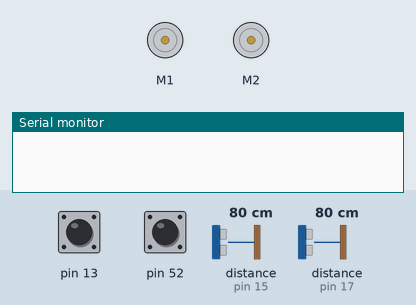
Bench run of a sketch on a simulated Arduino Mega 2560, built with avr-gcc and run on an emulated ATmega2560. On the bench: 2 × DC motor (green arrow = forward, orange = backward, longer = faster), the last lines printed to the serial monitor. The inputs (shaded band) are chosen by the test bench; at power-on: pin 13 HIGH, pin 52 HIGH, distance to the obstacle (sensors on pin 15, pin 17) 80 cm. The echo pulse lasts 58.3 µs per cm. At 2.5 s the program stops and its outputs stay as they are.

Above: at 0.8 s.
0.9 s: pin 13 pulled LOW for 0.15 s
At 1.4 s:
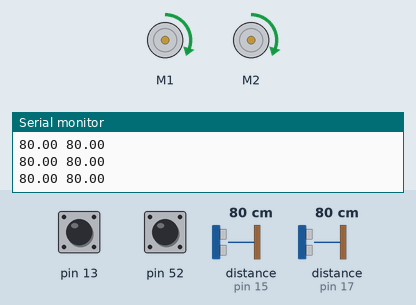
Timing chart, 0 to 4.0 s (numbered marks = the images above; inputs shaded):
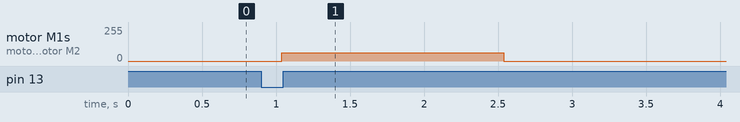

Measured:
- after the input at 0.9 s, motor M1, motor M2: stopped → forward 63/255 after 0.14 s, → stopped 1.5 s later

The sketch:

labirinte.ino
```cpp
#include "Ultrasonic.h"
#include "DualVNH5019MotorShield.h"
#define SPEED 100
#define SENSE 30
DualVNH5019MotorShield md;

// sensor connected to:
// Trig - 12, Echo - 13
Ultrasonic ult_l(16, 17), ult_r(14, 15);
void setup()
{
  md.init();
  Serial.begin(9600);

  pinMode(13, INPUT_PULLUP);
  pinMode(52, INPUT_PULLUP);

  Serial.begin(9600);
  while(digitalRead(13))
  {
    bool prev = digitalRead(52);
    delay(10);
    if(!prev && digitalRead(52))
      break;
  }
}

void fwd()
{
    md.setM1Speed(SPEED);
    md.setM2Speed(SPEED);
}
void stp()
{
    md.setM1Speed(0);
    md.setM2Speed(0);
}
void bwd()
{
    md.setM1Speed(-SPEED);
    md.setM2Speed(-SPEED);
}

void right()
{
    md.setM1Speed(SPEED);
    md.setM2Speed(0);
}

void left()
{
    md.setM1Speed(0);
    md.setM2Speed(SPEED);
}

void rot(float a)
{
    md.setM1Speed(SPEED*a);
    md.setM2Speed(-SPEED*a);
}

int kosyak = 0;

void loop()
{


  float dist_l = ult_l.Ranging(CM),
        dist_r = ult_r.Ranging(CM);       // get distance


  Serial.print(dist_l);
  Serial.print(" ");
  Serial.println(dist_r);

  //return;

  if ((dist_l == 51 || dist_r == 51) && !((dist_l == 51 && dist_r == 51)))
  {
    fwd();
    delay(100);
    stp();
    delay(50);
    return;
  }

  if(dist_l > SENSE && dist_r > SENSE)
  {
    if(kosyak < 4)
    {
      delay(20);
      kosyak++;
      return;
    }

    fwd();
    delay(1500);
    stp();
    while(true);
  }
  kosyak = 0;
  if(dist_l > dist_r)
    left();
  else
    right();


  delay(10);                                   // arbitary wait time.


}
```
